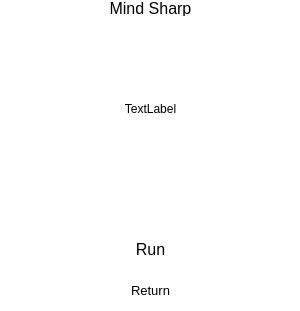
<?xml version="1.0" encoding="UTF-8"?>
<ui version="4.0">
 <class>MenuStartPlay</class>
 <widget class="QWidget" name="MenuStartPlay">
  <property name="enabled">
   <bool>true</bool>
  </property>
  <property name="geometry">
   <rect>
    <x>0</x>
    <y>0</y>
    <width>300</width>
    <height>311</height>
   </rect>
  </property>
  <property name="sizePolicy">
   <sizepolicy hsizetype="Expanding" vsizetype="Expanding">
    <horstretch>0</horstretch>
    <verstretch>0</verstretch>
   </sizepolicy>
  </property>
  <property name="minimumSize">
   <size>
    <width>300</width>
    <height>300</height>
   </size>
  </property>
  <property name="maximumSize">
   <size>
    <width>800</width>
    <height>800</height>
   </size>
  </property>
  <property name="mouseTracking">
   <bool>false</bool>
  </property>
  <property name="windowTitle">
   <string>MainWindow</string>
  </property>
  <property name="accessibleName">
   <string>MainMenu</string>
  </property>
  <property name="styleSheet">
   <string notr="true">
   QWidget
{
    background-image: url(:/images/rectangle.png);
    background-repeat: no-repeat;
    background-position: center;
    /*border: 2px solid white;  граница */
    background-attachment: fixed; /* Зафиксировать фоновое изображение */
border: none;
background-color: transparent; /* Делает фон окна прозрачным */
  
    
}
</string>
  </property>
  <widget class="QWidget" name="centralwidget" native="true">
   <property name="geometry">
    <rect>
     <x>0</x>
     <y>20</y>
     <width>300</width>
     <height>311</height>
    </rect>
   </property>
   <property name="styleSheet">
    <string notr="true">QWidget
{
	background-image: url(:/images/rectangle.png);
    background-repeat: no-repeat;
    background-position: center;
    /*border: 2px solid white;  граница */
    background-attachment: fixed; /* Зафиксировать фоновое изображение */
	border: none;
	background-color: transparent; /* Делает фон окна прозрачным */
}</string>
   </property>
   <widget class="QWidget" name="verticalLayoutWidget">
    <property name="geometry">
     <rect>
      <x>40</x>
      <y>10</y>
      <width>221</width>
      <height>251</height>
     </rect>
    </property>
    <layout class="QVBoxLayout" name="verticalLayout">
     <property name="sizeConstraint">
      <enum>QLayout::SetDefaultConstraint</enum>
     </property>
     <item>
      <widget class="QLabel" name="info">
       <property name="sizePolicy">
        <sizepolicy hsizetype="Expanding" vsizetype="Expanding">
         <horstretch>0</horstretch>
         <verstretch>0</verstretch>
        </sizepolicy>
       </property>
       <property name="minimumSize">
        <size>
         <width>0</width>
         <height>0</height>
        </size>
       </property>
       <property name="maximumSize">
        <size>
         <width>16777215</width>
         <height>120</height>
        </size>
       </property>
       <property name="font">
        <font/>
       </property>
       <property name="accessibleName">
        <string>info</string>
       </property>
       <property name="styleSheet">
        <string notr="true">QLabel
{
   background-image: url(:/images/button.png);
    border: none;
    background-repeat: no-repeat;
    background-position: center;
    color: black;
    
}</string>
       </property>
       <property name="text">
        <string>TextLabel</string>
       </property>
       <property name="scaledContents">
        <bool>false</bool>
       </property>
       <property name="alignment">
        <set>Qt::AlignCenter</set>
       </property>
      </widget>
     </item>
     <item>
      <widget class="QLineEdit" name="input">
       <property name="maximumSize">
        <size>
         <width>16777215</width>
         <height>20</height>
        </size>
       </property>
       <property name="accessibleName">
        <string>input</string>
       </property>
       <property name="styleSheet">
        <string notr="true">QLineEdit
 {
    background-image: url(:/images/button.png);
    background-repeat: no-repeat;
    background-position: center;
    color: black;
    font-size: 16px;
}</string>
       </property>
      </widget>
     </item>
     <item>
      <widget class="QPushButton" name="run">
       <property name="sizePolicy">
        <sizepolicy hsizetype="Minimum" vsizetype="Expanding">
         <horstretch>0</horstretch>
         <verstretch>0</verstretch>
        </sizepolicy>
       </property>
       <property name="maximumSize">
        <size>
         <width>16777215</width>
         <height>20</height>
        </size>
       </property>
       <property name="accessibleName">
        <string>back</string>
       </property>
       <property name="styleSheet">
        <string notr="true">QPushButton {
    background-image: url(:/images/button.png);
    background-repeat: no-repeat;
    background-position: center;
    color: black;
    font-size: 16px;
}</string>
       </property>
       <property name="text">
        <string>Run</string>
       </property>
      </widget>
     </item>
    </layout>
   </widget>
   <widget class="QPushButton" name="back">
    <property name="geometry">
     <rect>
      <x>90</x>
      <y>260</y>
      <width>121</width>
      <height>21</height>
     </rect>
    </property>
    <property name="sizePolicy">
     <sizepolicy hsizetype="Minimum" vsizetype="Expanding">
      <horstretch>0</horstretch>
      <verstretch>0</verstretch>
     </sizepolicy>
    </property>
    <property name="maximumSize">
     <size>
      <width>16777215</width>
      <height>40</height>
     </size>
    </property>
    <property name="accessibleName">
     <string>back</string>
    </property>
    <property name="styleSheet">
     <string notr="true">QPushButton {
    background-image: url(:/images/rectangle.png);
    background-repeat: no-repeat;
    background-position: center;
    color: black;
    font-size: 13px;
}</string>
    </property>
    <property name="text">
     <string>Return</string>
    </property>
   </widget>
  </widget>
  <widget class="QMenuBar" name="menubar">
   <property name="geometry">
    <rect>
     <x>0</x>
     <y>0</y>
     <width>300</width>
     <height>22</height>
    </rect>
   </property>
  </widget>
  <widget class="QLabel" name="title">
   <property name="geometry">
    <rect>
     <x>100</x>
     <y>0</y>
     <width>101</width>
     <height>16</height>
    </rect>
   </property>
   <property name="styleSheet">
    <string notr="true">
     QLabel {
    background-image: url(:/images/title.png);
    background-repeat: no-repeat;
    background-position: center;
    color: black;
    font-size: 16px;
}
</string>
   </property>
   <property name="text">
    <string>Mind Sharp</string>
   </property>
   <property name="alignment">
    <set>Qt::AlignCenter</set>
   </property>
  </widget>
 </widget>
 <resources/>
 <connections/>
</ui>
